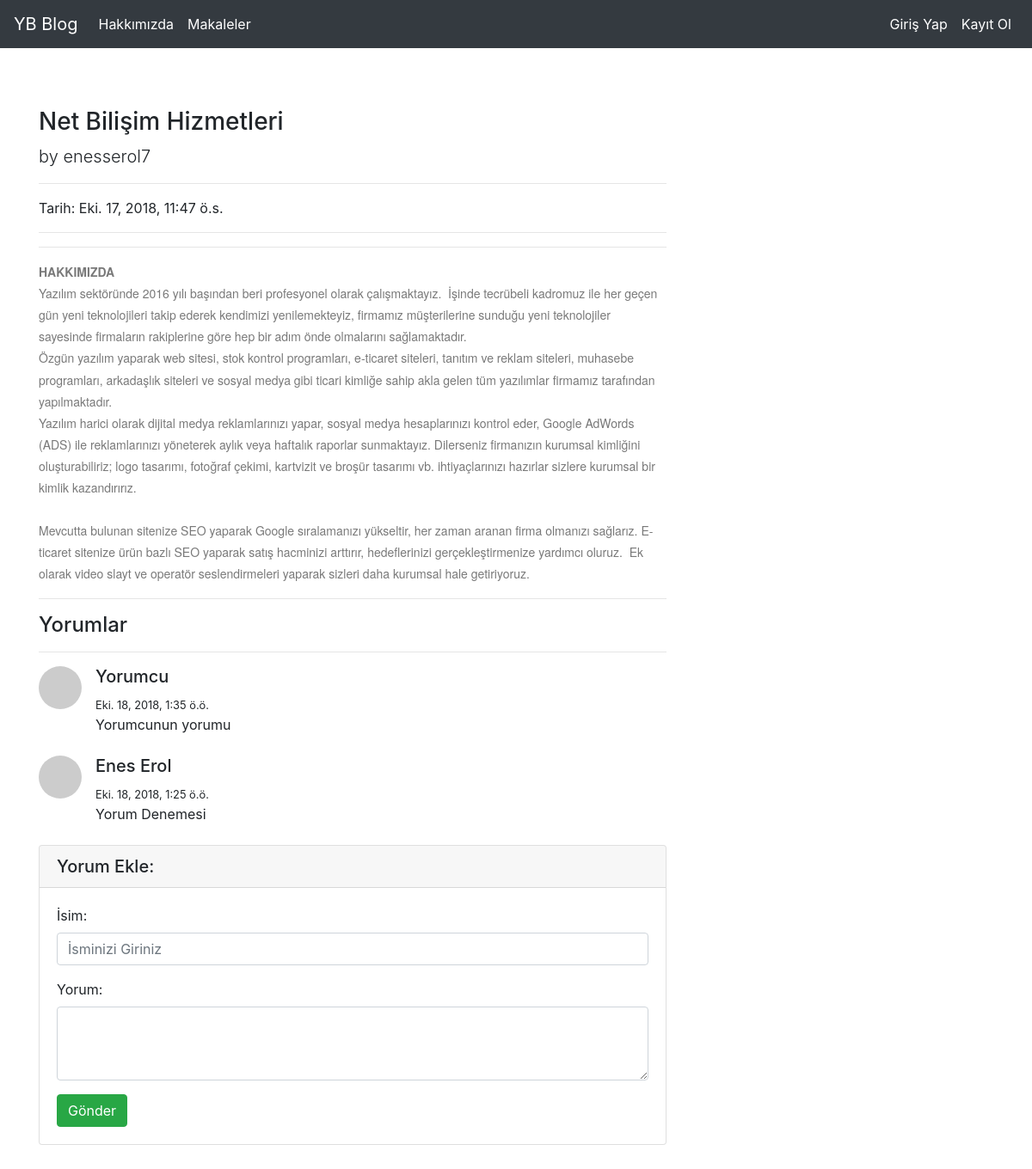
Screenshot of /articles/article/14 with the database file from the repository.
### article/models.py (models this page shows, shortened)
class Article(models.Model):
    author = models.ForeignKey("auth.User",on_delete = models.CASCADE, verbose_name="Yazar")
    title = models.CharField(max_length = 50,verbose_name="Başlık")
    content = RichTextField(verbose_name="İçerik")
    created_date = models.DateTimeField(auto_now_add=True,verbose_name="Oluşturma Tarihi")
    article_image = models.FileField(blank=True,null=True,verbose_name="Makaleye Fotoğraf Ekleyin")
    class Meta:
        ordering = ['-created_date']

class Comment(models.Model):
    article = models.ForeignKey(Article,on_delete=models.CASCADE,verbose_name="Makale",related_name="comments")
    comment_author = models.CharField(max_length = 50,verbose_name="İsim")
    comment_content = models.CharField(max_length=200,verbose_name="Yorum")
    comment_date = models.DateTimeField(auto_now_add=True)
    class Meta:
        ordering = ['-comment_date']

### article/views.py (the view)
# urls.py: path('article/<int:id>', views.detail, name="detail"),
def detail(request,id):
    article = get_object_or_404(Article,id=id)
    comments = article.comments.all()
    return render(request,"detail.html",{"article":article,"comments":comments})

### templates/detail.html (shortened to what this page needs)
{% extends "layout.html" %}
{% block body %}
<div class="row">
    <div class="col-lg-8">
        <h3 class="mt-4">{{article.title}}</h3>
        <p class="lead">
            by
            {{article.author}}
        </p>
        <hr>
        <p>Tarih: {{article.created_date}}</p>
        <hr>
        <hr>
        <p class="lead">{{article.content|safe}}</p>
        <hr>
        <h4>Yorumlar</h4>
        <hr>
        {% if comments %}
        {% for comment in comments %}
        <div class="media mb-4">
            <img class="d-flex mr-3 rounded-circle" src="http://placehold.it/50x50" alt="{{comment.comment_content}}">
            <div class="media-body">
                <h5 class="mt-0">{{comment.comment_author}}</h5>
                <small>{{comment.comment_date}}</small>
                <br>
                {{comment.comment_content}}
            </div>
        </div>
        {% endfor %}
        {% else %}
        <div class="alert alert-danger">Bu Makaleye Yorum Yapılmamış!!! <b>Bir Yorum Bırak...</b></div>
        {% endif %}
        <div class="card my-4">
            <h5 class="card-header">Yorum Ekle:</h5>
            <div class="card-body">
                <form action="{% url 'article:comment' article.id %}" method="POST">
                    <div class="form-group">
                        <label for="formGroupExampleInput">İsim:</label>
                        <input type="text" class="form-control" id="formGroupExampleInput" name="comment_author" placeholder="İsminizi Giriniz">
                    </div>
                    <div class="form-group">
                        <label for="formGroupExampleInput">Yorum:</label>
                        <textarea class="form-control" name="comment_content" rows="3"></textarea>
                    </div>
                    <button type="submit" class="btn btn-success">Gönder</button>
                </form>
            </div>
        </div>
    </div>
</div>
{% endblock body %}

### rows the page displays
Article: title "Net Bilişim Hizmetleri", author "enesserol7", created_date "Eki. 17, 2018, 11:47 ö.s.", content "HAKKIMIZDA Yazılım sektöründe 2016 yılı başından beri profesyonel olarak çalışmaktayız. İşinde tecrübeli kadromuz ile her geçen gün yeni teknolojileri takip ederek kendimizi yenilemekteyiz, firmamız müşterilerine sunduğu yeni teknolojiler sayesinde firmaların rakiplerine göre hep bir adım önde olmalarını sağlamaktadır. Özgün yazılım yaparak web sitesi, stok kontrol programları, e-ticaret siteleri, tanıtım ve reklam siteleri, muhasebe programları, arkadaşlık siteleri ve sosyal medya gibi ticari kimliğe sahip akla gelen tüm yazılımlar firmamız tarafından yapılmaktadır. Yazılım harici olarak dijital medya reklamlarınızı yapar, sosyal medya hesaplarınızı kontrol eder, Google AdWords (ADS) ile…"
Comment: comment_author "Yorumcu", comment_date "Eki. 18, 2018, 1:35 ö.ö.", comment_content "Yorumcunun yorumu"
Comment: comment_author "Enes Erol", comment_date "Eki. 18, 2018, 1:25 ö.ö.", comment_content "Yorum Denemesi"
